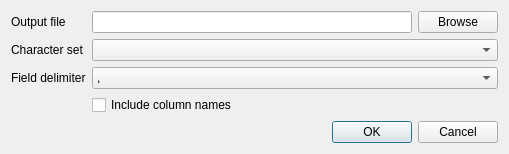
<?xml version="1.0" encoding="UTF-8"?>
<ui version="4.0">
 <class>TableExportDialog</class>
 <widget class="QDialog" name="TableExportDialog">
  <property name="geometry">
   <rect>
    <x>0</x>
    <y>0</y>
    <width>509</width>
    <height>147</height>
   </rect>
  </property>
  <property name="sizePolicy">
   <sizepolicy hsizetype="MinimumExpanding" vsizetype="Preferred">
    <horstretch>0</horstretch>
    <verstretch>0</verstretch>
   </sizepolicy>
  </property>
  <property name="windowTitle">
   <string>Export to CSV file</string>
  </property>
  <property name="sizeGripEnabled">
   <bool>false</bool>
  </property>
  <property name="modal">
   <bool>true</bool>
  </property>
  <layout class="QFormLayout" name="formLayout">
   <item row="0" column="0">
    <widget class="QLabel" name="label_3">
     <property name="text">
      <string>Output file</string>
     </property>
    </widget>
   </item>
   <item row="0" column="1">
    <layout class="QHBoxLayout" name="horizontalLayout">
     <item>
      <widget class="QLineEdit" name="lineEdit"/>
     </item>
     <item>
      <widget class="QPushButton" name="pushButton">
       <property name="text">
        <string>Browse</string>
       </property>
      </widget>
     </item>
    </layout>
   </item>
   <item row="1" column="0">
    <widget class="QLabel" name="label">
     <property name="text">
      <string>Character set</string>
     </property>
    </widget>
   </item>
   <item row="1" column="1">
    <widget class="QComboBox" name="charSetComboBox"/>
   </item>
   <item row="2" column="0">
    <widget class="QLabel" name="label_2">
     <property name="text">
      <string>Field delimiter</string>
     </property>
    </widget>
   </item>
   <item row="2" column="1">
    <widget class="QComboBox" name="delimiterComboBox">
     <item>
      <property name="text">
       <string notr="true">,</string>
      </property>
     </item>
     <item>
      <property name="text">
       <string notr="true">;</string>
      </property>
     </item>
     <item>
      <property name="text">
       <string notr="true">:</string>
      </property>
     </item>
     <item>
      <property name="text">
       <string>Tab</string>
      </property>
     </item>
     <item>
      <property name="text">
       <string>Space</string>
      </property>
     </item>
    </widget>
   </item>
   <item row="3" column="1">
    <widget class="QCheckBox" name="includeHeaderCheckBox">
     <property name="text">
      <string>Include column names</string>
     </property>
    </widget>
   </item>
   <item row="4" column="1">
    <widget class="QDialogButtonBox" name="buttonBox">
     <property name="orientation">
      <enum>Qt::Horizontal</enum>
     </property>
     <property name="standardButtons">
      <set>QDialogButtonBox::Cancel|QDialogButtonBox::Ok</set>
     </property>
    </widget>
   </item>
  </layout>
 </widget>
 <resources/>
 <connections>
  <connection>
   <sender>buttonBox</sender>
   <signal>accepted()</signal>
   <receiver>TableExportDialog</receiver>
   <slot>accept()</slot>
   <hints>
    <hint type="sourcelabel">
     <x>248</x>
     <y>254</y>
    </hint>
    <hint type="destinationlabel">
     <x>157</x>
     <y>274</y>
    </hint>
   </hints>
  </connection>
  <connection>
   <sender>buttonBox</sender>
   <signal>rejected()</signal>
   <receiver>TableExportDialog</receiver>
   <slot>reject()</slot>
   <hints>
    <hint type="sourcelabel">
     <x>316</x>
     <y>260</y>
    </hint>
    <hint type="destinationlabel">
     <x>286</x>
     <y>274</y>
    </hint>
   </hints>
  </connection>
 </connections>
</ui>
